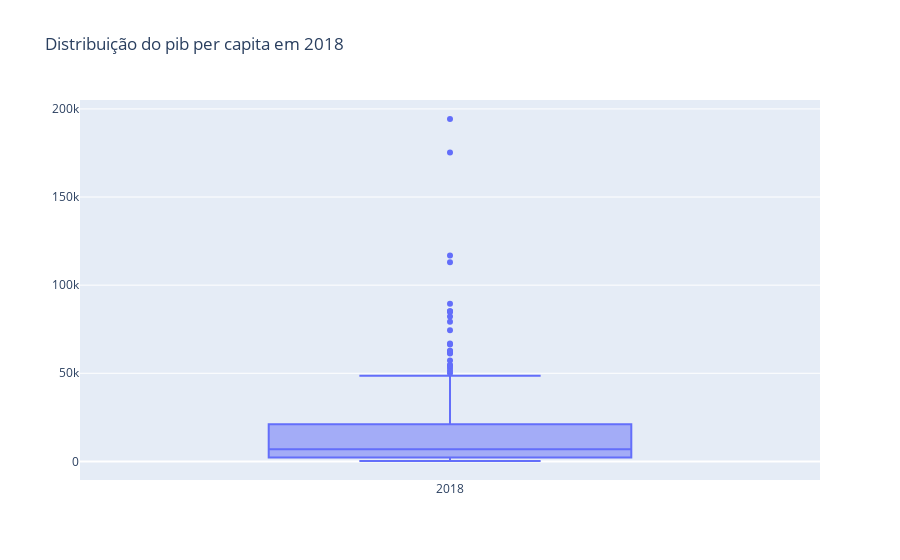

This figure's notebook cell:
### Code cell
#Agora faremos o mesmo grafico usando a biblioteca plotly
fig = go.Figure(go.Box(y=paises['2018'], name='2018'))
fig.update_layout(title='Distribuição do pib per capita em 2018')
fig.show()

### Figure 1 — Plotly figure (JSON) as saved in the notebook; plotly's stock layout.template omitted (floating-point values rounded to 4 significant figures; data arrays with more than 128 entries replaced by an {"elided": "..."} marker saying what was removed)
{"data": [{"name": "2018", "type": "box", "y": {"elided": "266 float values"}}], "layout": {"title": {"text": "Distribuição do pib per capita em 2018"}}}
